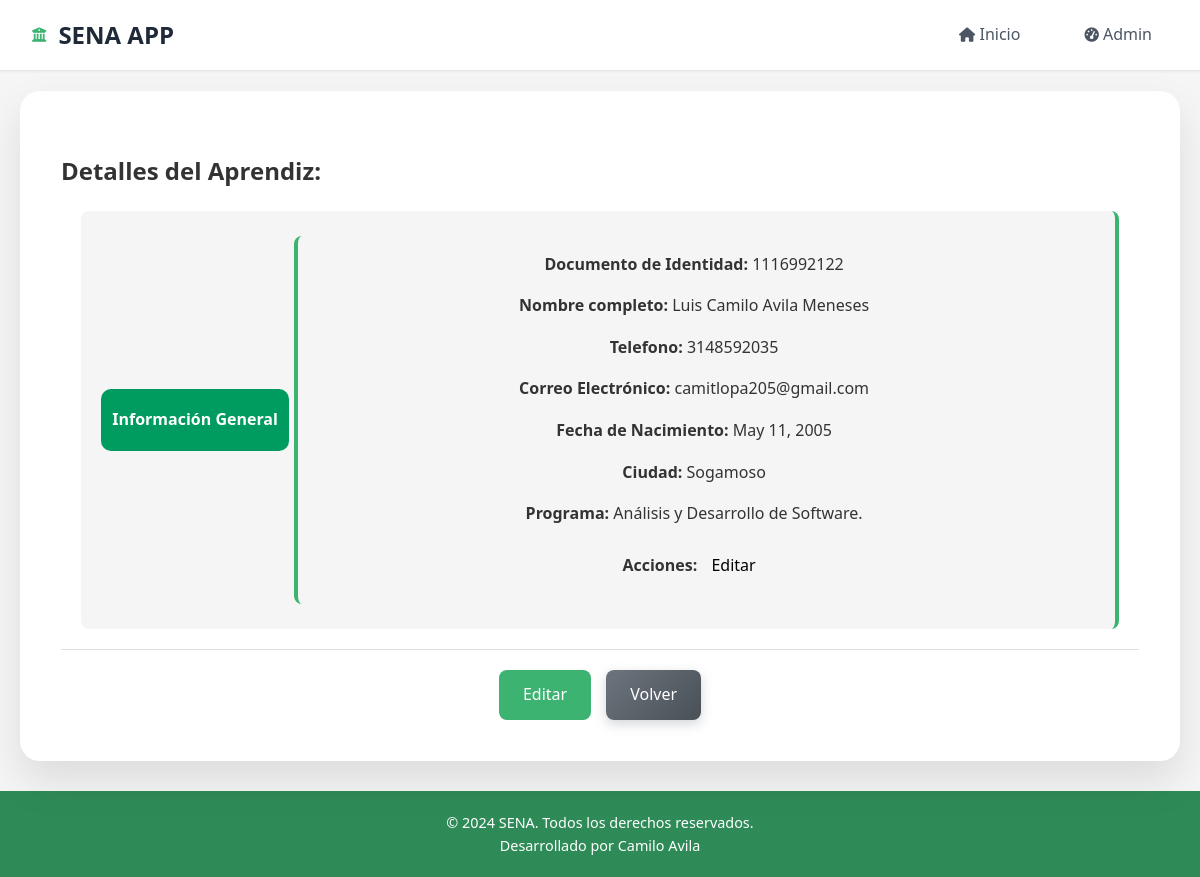
/aprendices/aprendiz/6/, run on the app's committed database.
### aprendices/models.py (models this page shows, shortened)
class Aprendiz (models.Model):
    documento_identidad = models.CharField(max_length=20, unique=True)
    nombre = models.CharField(max_length=100)
    apellido = models.CharField(max_length=100)
    telefono = models.CharField(max_length=15)
    correo = models.EmailField(max_length=254, null=True)
    fecha_nacimiento = models.DateField()
    ciudad = models.CharField(max_length=100, null=True)
    programa = models.CharField(max_length=100)
    class Meta:
        verbose_name = "Aprendiz"
        verbose_name_plural = "Aprendices"
        ordering = ['apellido', 'nombre']
    def nombre_completo(self):
        return f"{self.nombre} {self.apellido}"

### aprendices/views.py (the view)
# urls.py: path('aprendices/aprendiz/<int:aprendiz_id>/', views.detalle_aprendiz, name='detalle_aprendiz'),
def detalle_aprendiz(request, aprendiz_id):
    aprendiz = get_object_or_404(Aprendiz, pk=aprendiz_id)
    template = loader.get_template('detalle_aprendiz.html')
    context = {
        'aprendiz': aprendiz,
    }
    return HttpResponse(template.render(context, request))

### aprendices/templates/detalle_aprendiz.html (shortened to what this page needs)
{% extends "base.html" %}
{% block content %}
<section class="detalle-curso">
    <h2>Detalles del Aprendiz: </h2>
    <div class="curso-info">
        <div class="info-detalle-card">
            <div class="info_tittle">
            <h2>Información General</h2>
            </div>
            <div class="info-grupoDentro">
                <p><strong>Documento de Identidad:</strong> {{ aprendiz.documento_identidad }}</p>
                    <p><strong>Nombre completo:</strong> {{ aprendiz.nombre_completo }}</p>
                            <p><strong>Telefono:</strong> {{ aprendiz.telefono }}</p>
                                <p><strong>Correo Electrónico:</strong> {{ aprendiz.correo }}</p>
                                    <p><strong>Fecha de Nacimiento:</strong> {{ aprendiz.fecha_nacimiento }}</p>
                                        <p><strong>Ciudad:</strong> {{ aprendiz.ciudad }}</p>
                                            <p><strong>Programa:</strong> {{ aprendiz.programa }}</p>
                                                <p><strong>Acciones:</strong>
                                                    <a href="{% url 'admin:aprendices_aprendiz_change' aprendiz.id %}" class="btn-dc">
                                                        Editar
                                                    </a>
                                                </p>
        </div>
    </div>
    </div>
    <div class="acciones">
            <a href="{% url 'admin:aprendices_aprendiz_change' aprendiz.id %}" class="btn-primary">Editar</a>
            <a href="/aprendices" class="btn-secondary">Volver</a>
        </div>
</section>
{% endblock %}

### aprendices/static/css/estilo_base.css (style rules this page uses)
:root { --dark-green: #2E8B57; --medium-green: #3CB371; --light-green: #90EE90; --accent-green: #6B8E23; --text-color: #333; --white-color: #ffffff; --border-color: #ddd; --hover-color: #E0FFE0; --light-grey: #f5f5f5; --gray-200: #e5e7eb; --gray-600: #4b5563; --gray-800: #1f2937; --primary-color: var(--medium-green); --secondary-color: var(--light-green); --shadow-sm: 0 1px 2px 0 rgba(0, 0, 0, 0.05); --shadow-md: 0 4px 6px -1px rgba(0, 0, 0, 0.1); --shadow-lg: 0 10px 15px -3px rgba(0, 0, 0, 0.1); --border-radius-sm: 0.375rem; --transition: all 0.3s ease; }
body { font-family: 'Segoe UI', Tahoma, Geneva, Verdana, sans-serif; line-height: 1.6; margin: 0; padding: 0; background-color: var(--light-grey); color: var(--text-color); min-height: 100vh; }
.btn-primary { background: var(--medium-green, #28a745); color: white; padding: 12px 24px; text-decoration: none; border-radius: 8px; display: inline-flex; align-items: center; gap: 8px; font-weight: 500; transition: all 0.3s ease; border: none; cursor: pointer; }
.btn-secondary { background: #6c757d; color: white; padding: 12px 24px; text-decoration: none; border-radius: 8px; display: inline-flex; align-items: center; gap: 8px; font-weight: 500; transition: all 0.3s ease; border: none; cursor: pointer; }
.btn-dc { color: black; padding: 10px 10px; text-decoration: none; border-radius: 8px; display: inline-block; font-weight: 500; transition: all 0.3s ease; }

### aprendices/static/css/estilos_detalles.css (style rules this page uses)
.detalle-curso { background: white; padding: 30px; border-radius: 12px; box-shadow: 0 2px 4px rgba(0, 0, 0, 0.1); margin-bottom: 30px; }
.info-detalle-card { background-color: var(--light-grey); text-align: center; padding: 20px; border-radius: 8px; border-right: 4px solid var(--medium-green, #28a745); margin: 20px; align-items: center; display: flex; justify-content: space-between; }
.info-grupoDentro { width: 800px; border-radius: 8px; border-left: 4px solid var(--medium-green, #28a745); margin: 5px; align-items: center; }
.info_tittle { padding: 5px; text-align: center; background: #009b5f; width: 180px; border-radius: 10px; color: white; }
.info_tittle h2 { font-size: 1rem; color: white; }
.acciones { display: flex; gap: 15px; justify-content: center; flex-wrap: wrap; padding-top: 20px; border-top: 1px solid #e0e0e0; }

### aprendices/static/css/estilos_formularios.css (style rules this page uses)
.detalle-curso { background: white; border-radius: 20px; padding: 40px; box-shadow: 0 20px 40px rgba(0,0,0,0.1); backdrop-filter: blur(10px); border: 1px solid rgba(255,255,255,0.2); }
.btn-secondary { background: linear-gradient(135deg, #6c757d 0%, #495057 100%); color: white; box-shadow: 0 4px 12px rgba(108, 117, 125, 0.3); }

### data on the page
Aprendiz: documento_identidad "1116992122", nombre_completo "Luis Camilo Avila Meneses", telefono "3148592035", correo "camitlopa205@gmail.com", fecha_nacimiento "May 11, 2005", ciudad "Sogamoso", programa "Análisis y Desarrollo de Software."
